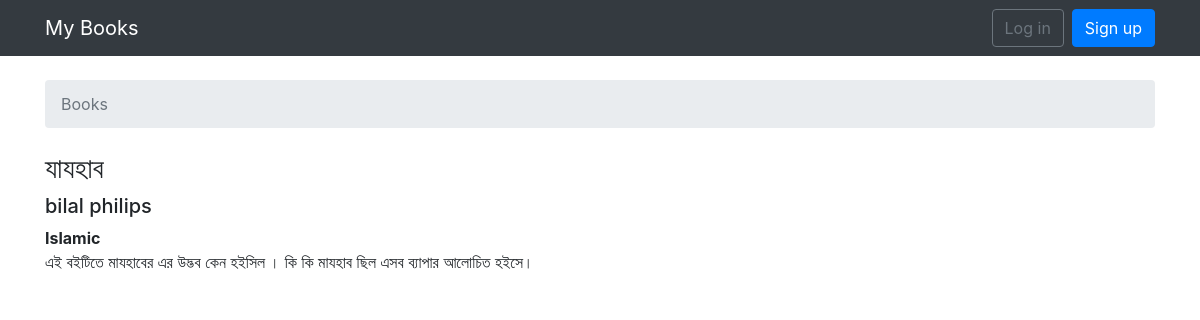
Page /book_details/3/ on the earlier database version.
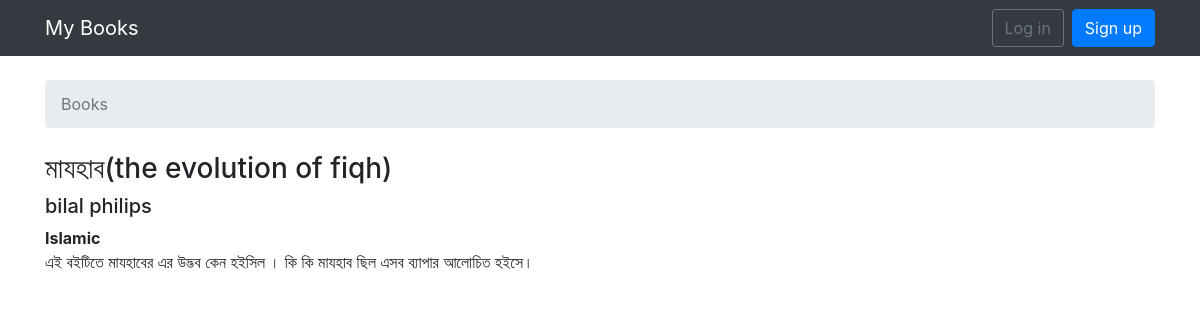
Same page on the later database version.
### books/models.py (models this page shows, shortened)
class BookItem(models.Model):
    title       = models.CharField(max_length=50, default=False)
    author      = models.CharField(max_length=20, default=False)
    category    = models.ForeignKey('Category', on_delete=models.CASCADE,related_name='bookitems')
    description = models.TextField(max_length=200, default=False)

class Category(models.Model):
    name = models.CharField(max_length=50, default=False)
    class Meta:
        verbose_name = 'category'
        verbose_name_plural = 'categories'
    def __str__(self):
        return self.name

### books/views.py (the view)
# urls.py: url(r'^book_details/(?P<pk>\d+)/$', views.book_details, name='book_details'),
def book_details(request, pk):
    book = BookItem.objects.get(pk=pk)
    return render(request, 'books/book_details.html', {'book':book})

### templates/books/book_details.html
{% extends 'base.html' %}
{% block breadcrumb %}
  <li class="breadcrumb-item active">Books</li>
{% endblock %}
{% block content %}
    <h3>{{ book.title }}</h3>
    <h5>{{ book.author }}</h5>
    <strong><h7>{{ book.category }}</h7></strong>
    <p>{{ book.description }}</p>
{% endblock %}

Differences in the rows shown:
changed BookItem "bilal philips": title "যাযহাব" → "মাযহাব(the evolution of fiqh)"
